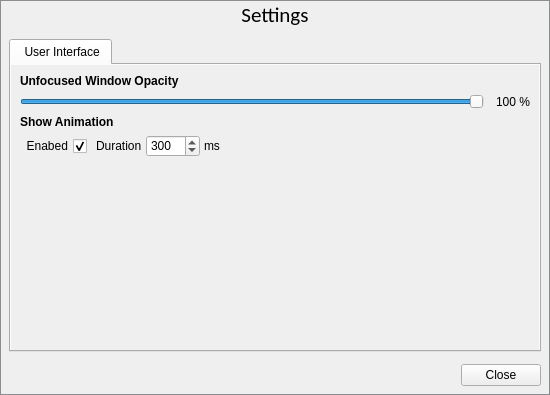
<?xml version="1.0" encoding="UTF-8"?>
<ui version="4.0">
 <class>SettingsWidget</class>
 <widget class="QWidget" name="SettingsWidget">
  <property name="geometry">
   <rect>
    <x>0</x>
    <y>0</y>
    <width>550</width>
    <height>395</height>
   </rect>
  </property>
  <property name="minimumSize">
   <size>
    <width>550</width>
    <height>0</height>
   </size>
  </property>
  <property name="windowTitle">
   <string>Settings Widget</string>
  </property>
  <property name="styleSheet">
   <string notr="true">QWidget#SettingsWidget {
	border: 1px solid rgb(139, 141, 143);
}</string>
  </property>
  <layout class="QVBoxLayout" name="verticalLayout">
   <property name="spacing">
    <number>0</number>
   </property>
   <property name="margin">
    <number>0</number>
   </property>
   <item>
    <layout class="QVBoxLayout" name="verticalLayout_4">
     <item>
      <layout class="QHBoxLayout" name="horizontalLayout_5">
       <property name="spacing">
        <number>0</number>
       </property>
       <item>
        <layout class="QVBoxLayout" name="verticalLayout_5">
         <property name="spacing">
          <number>0</number>
         </property>
         <item>
          <widget class="QLabel" name="titleLabel">
           <property name="sizePolicy">
            <sizepolicy hsizetype="Expanding" vsizetype="Fixed">
             <horstretch>0</horstretch>
             <verstretch>0</verstretch>
            </sizepolicy>
           </property>
           <property name="minimumSize">
            <size>
             <width>0</width>
             <height>30</height>
            </size>
           </property>
           <property name="maximumSize">
            <size>
             <width>16777215</width>
             <height>30</height>
            </size>
           </property>
           <property name="font">
            <font>
             <family>Calibri</family>
             <pointsize>16</pointsize>
            </font>
           </property>
           <property name="text">
            <string>Settings</string>
           </property>
           <property name="alignment">
            <set>Qt::AlignCenter</set>
           </property>
          </widget>
         </item>
         <item>
          <widget class="QFrame" name="ContentFrame">
           <layout class="QVBoxLayout" name="verticalLayout_2">
            <property name="spacing">
             <number>6</number>
            </property>
            <property name="margin">
             <number>9</number>
            </property>
            <item>
             <widget class="QTabWidget" name="settingsTabWidget">
              <property name="autoFillBackground">
               <bool>false</bool>
              </property>
              <property name="currentIndex">
               <number>0</number>
              </property>
              <widget class="QWidget" name="uiTab">
               <property name="autoFillBackground">
                <bool>true</bool>
               </property>
               <attribute name="title">
                <string> User Interface</string>
               </attribute>
               <layout class="QVBoxLayout" name="verticalLayout_3">
                <item>
                 <widget class="QLabel" name="label">
                  <property name="font">
                   <font>
                    <weight>75</weight>
                    <bold>true</bold>
                   </font>
                  </property>
                  <property name="text">
                   <string>Unfocused Window Opacity</string>
                  </property>
                 </widget>
                </item>
                <item>
                 <layout class="QHBoxLayout" name="horizontalLayout">
                  <item>
                   <widget class="QSlider" name="opacitySlider">
                    <property name="maximum">
                     <number>100</number>
                    </property>
                    <property name="value">
                     <number>100</number>
                    </property>
                    <property name="orientation">
                     <enum>Qt::Horizontal</enum>
                    </property>
                    <property name="tickPosition">
                     <enum>QSlider::NoTicks</enum>
                    </property>
                    <property name="tickInterval">
                     <number>1</number>
                    </property>
                   </widget>
                  </item>
                  <item>
                   <widget class="QLabel" name="opacityValueLabel">
                    <property name="minimumSize">
                     <size>
                      <width>40</width>
                      <height>0</height>
                     </size>
                    </property>
                    <property name="text">
                     <string>100 %</string>
                    </property>
                    <property name="alignment">
                     <set>Qt::AlignRight|Qt::AlignTrailing|Qt::AlignVCenter</set>
                    </property>
                   </widget>
                  </item>
                 </layout>
                </item>
                <item>
                 <widget class="QLabel" name="label_3">
                  <property name="font">
                   <font>
                    <weight>75</weight>
                    <bold>true</bold>
                   </font>
                  </property>
                  <property name="text">
                   <string>Show Animation</string>
                  </property>
                 </widget>
                </item>
                <item>
                 <layout class="QHBoxLayout" name="horizontalLayout_4"/>
                </item>
                <item>
                 <layout class="QHBoxLayout" name="horizontalLayout_2">
                  <property name="spacing">
                   <number>4</number>
                  </property>
                  <item>
                   <widget class="QCheckBox" name="animationEnabledCheckBox">
                    <property name="sizePolicy">
                     <sizepolicy hsizetype="Minimum" vsizetype="Preferred">
                      <horstretch>0</horstretch>
                      <verstretch>0</verstretch>
                     </sizepolicy>
                    </property>
                    <property name="layoutDirection">
                     <enum>Qt::RightToLeft</enum>
                    </property>
                    <property name="text">
                     <string>Enabed</string>
                    </property>
                    <property name="checked">
                     <bool>true</bool>
                    </property>
                   </widget>
                  </item>
                  <item>
                   <widget class="QLabel" name="label_2">
                    <property name="text">
                     <string>Duration</string>
                    </property>
                    <property name="indent">
                     <number>5</number>
                    </property>
                   </widget>
                  </item>
                  <item>
                   <widget class="QSpinBox" name="showAnimationSpinBox">
                    <property name="maximum">
                     <number>5000</number>
                    </property>
                    <property name="value">
                     <number>300</number>
                    </property>
                   </widget>
                  </item>
                  <item>
                   <widget class="QLabel" name="label_4">
                    <property name="text">
                     <string>ms</string>
                    </property>
                   </widget>
                  </item>
                  <item>
                   <spacer name="horizontalSpacer">
                    <property name="orientation">
                     <enum>Qt::Horizontal</enum>
                    </property>
                    <property name="sizeHint" stdset="0">
                     <size>
                      <width>40</width>
                      <height>20</height>
                     </size>
                    </property>
                   </spacer>
                  </item>
                 </layout>
                </item>
                <item>
                 <spacer name="verticalSpacer">
                  <property name="orientation">
                   <enum>Qt::Vertical</enum>
                  </property>
                  <property name="sizeHint" stdset="0">
                   <size>
                    <width>20</width>
                    <height>40</height>
                   </size>
                  </property>
                 </spacer>
                </item>
               </layout>
              </widget>
             </widget>
            </item>
            <item>
             <layout class="QHBoxLayout" name="horizontalLayout_3">
              <property name="spacing">
               <number>6</number>
              </property>
              <property name="leftMargin">
               <number>0</number>
              </property>
              <property name="topMargin">
               <number>6</number>
              </property>
              <property name="rightMargin">
               <number>0</number>
              </property>
              <property name="bottomMargin">
               <number>0</number>
              </property>
              <item>
               <spacer name="horizontalSpacer_2">
                <property name="orientation">
                 <enum>Qt::Horizontal</enum>
                </property>
                <property name="sizeHint" stdset="0">
                 <size>
                  <width>40</width>
                  <height>20</height>
                 </size>
                </property>
               </spacer>
              </item>
              <item>
               <widget class="QPushButton" name="cancelPushButton">
                <property name="text">
                 <string>Close</string>
                </property>
               </widget>
              </item>
             </layout>
            </item>
           </layout>
          </widget>
         </item>
        </layout>
       </item>
      </layout>
     </item>
    </layout>
   </item>
  </layout>
 </widget>
 <resources/>
 <connections/>
</ui>
